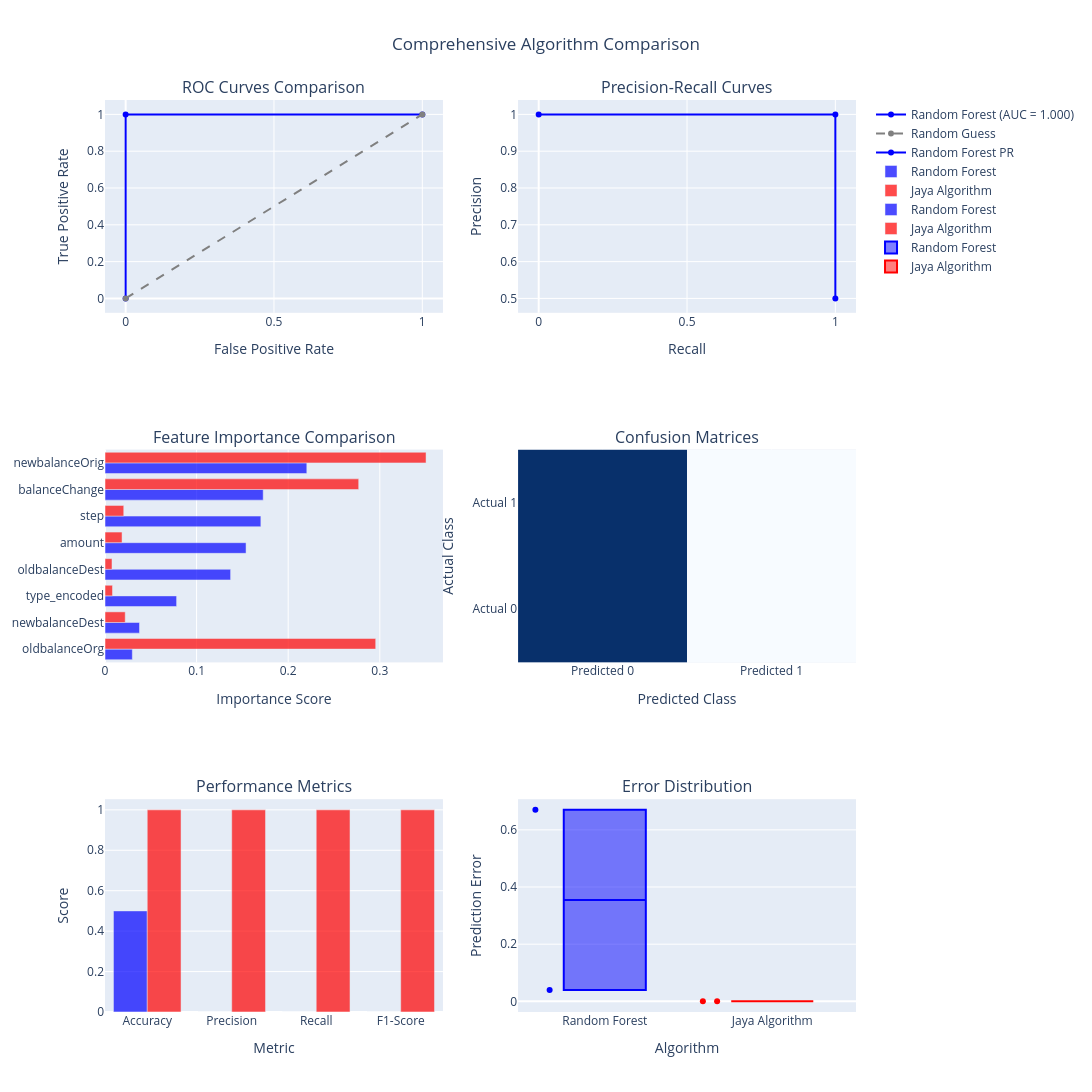

This figure's notebook cell:
### Code cell
# Create comprehensive algorithm comparison visualizations
from plotly.subplots import make_subplots
import plotly.graph_objects as go
import numpy as np
from sklearn.metrics import (roc_curve, precision_recall_curve, auc, confusion_matrix,
                           accuracy_score, precision_score, recall_score, f1_score)

# Create subplots for algorithm comparison
fig = make_subplots(
    rows=3, cols=2,
    subplot_titles=(
        'ROC Curves Comparison',
        'Precision-Recall Curves',
        'Feature Importance Comparison',
        'Confusion Matrices',
        'Performance Metrics',
        'Error Distribution'
    ),
    vertical_spacing=0.15,
    horizontal_spacing=0.1,
    specs=[
        [{"type": "xy"}, {"type": "xy"}],
        [{"type": "xy"}, {"type": "xy"}],
        [{"type": "xy"}, {"type": "xy"}]
    ]
)

# 1. ROC Curves
fpr_rf, tpr_rf, _ = roc_curve(y_test, rf_model.predict_proba(X_test)[:, 1])
auc_rf = auc(fpr_rf, tpr_rf)

fig.add_trace(
    go.Scatter(
        x=fpr_rf, 
        y=tpr_rf,
        name=f'Random Forest (AUC = {auc_rf:.3f})',
        line=dict(color='blue', width=2)
    ),
    row=1, col=1
)

# Add diagonal line for reference
fig.add_trace(
    go.Scatter(
        x=[0, 1],
        y=[0, 1],
        name='Random Guess',
        line=dict(color='gray', dash='dash')
    ),
    row=1, col=1
)

# 2. Precision-Recall Curves
precision_rf, recall_rf, _ = precision_recall_curve(y_test, rf_model.predict_proba(X_test)[:, 1])
fig.add_trace(
    go.Scatter(
        x=recall_rf,
        y=precision_rf,
        name='Random Forest PR',
        line=dict(color='blue', width=2)
    ),
    row=1, col=2
)

# 3. Feature Importance Comparison
feature_importance = pd.DataFrame({
    'Feature': features,
    'Random Forest': rf_model.feature_importances_,
    'Jaya Algorithm': abs(jaya_model.best_solution)
})

# Normalize Jaya weights for comparison
feature_importance['Jaya Algorithm'] = feature_importance['Jaya Algorithm'] / feature_importance['Jaya Algorithm'].sum()

# Sort by Random Forest importance
feature_importance = feature_importance.sort_values('Random Forest', ascending=True)

fig.add_trace(
    go.Bar(
        y=feature_importance['Feature'],
        x=feature_importance['Random Forest'],
        name='Random Forest',
        orientation='h',
        marker_color='blue',
        opacity=0.7
    ),
    row=2, col=1
)

fig.add_trace(
    go.Bar(
        y=feature_importance['Feature'],
        x=feature_importance['Jaya Algorithm'],
        name='Jaya Algorithm',
        orientation='h',
        marker_color='red',
        opacity=0.7
    ),
    row=2, col=1
)

# 4. Confusion Matrices
cm_rf = confusion_matrix(y_test, rf_pred)
cm_jaya = confusion_matrix(y_test, jaya_pred)

fig.add_trace(
    go.Heatmap(
        z=cm_rf,
        x=['Predicted 0', 'Predicted 1'],
        y=['Actual 0', 'Actual 1'],
        colorscale='Blues',
        name='RF Confusion Matrix',
        showscale=False
    ),
    row=2, col=2
)

# 5. Performance Metrics Comparison
metrics = ['Accuracy', 'Precision', 'Recall', 'F1-Score']
rf_metrics = [
    accuracy_score(y_test, rf_pred),
    precision_score(y_test, rf_pred),
    recall_score(y_test, rf_pred),
    f1_score(y_test, rf_pred)
]
jaya_metrics = [
    accuracy_score(y_test, jaya_pred),
    precision_score(y_test, jaya_pred),
    recall_score(y_test, jaya_pred),
    f1_score(y_test, jaya_pred)
]

fig.add_trace(
    go.Bar(
        x=metrics,
        y=rf_metrics,
        name='Random Forest',
        marker_color='blue',
        opacity=0.7
    ),
    row=3, col=1
)

fig.add_trace(
    go.Bar(
        x=metrics,
        y=jaya_metrics,
        name='Jaya Algorithm',
        marker_color='red',
        opacity=0.7
    ),
    row=3, col=1
)

# 6. Error Distribution
rf_errors = np.abs(y_test - rf_model.predict_proba(X_test)[:, 1])
jaya_errors = np.abs(y_test - jaya_pred)

fig.add_trace(
    go.Box(
        y=rf_errors,
        name='Random Forest',
        marker_color='blue',
        boxpoints='all'
    ),
    row=3, col=2
)

fig.add_trace(
    go.Box(
        y=jaya_errors,
        name='Jaya Algorithm',
        marker_color='red',
        boxpoints='all'
    ),
    row=3, col=2
)

# Update layout and axes labels
fig.update_layout(
    height=1200,
    width=1400,
    showlegend=True,
    title_text="Comprehensive Algorithm Comparison",
    title_x=0.5,
)

# Update axes labels
fig.update_xaxes(title_text="False Positive Rate", row=1, col=1)
fig.update_yaxes(title_text="True Positive Rate", row=1, col=1)
fig.update_xaxes(title_text="Recall", row=1, col=2)
fig.update_yaxes(title_text="Precision", row=1, col=2)
fig.update_xaxes(title_text="Importance Score", row=2, col=1)
fig.update_xaxes(title_text="Predicted Class", row=2, col=2)
fig.update_yaxes(title_text="Actual Class", row=2, col=2)
fig.update_xaxes(title_text="Metric", row=3, col=1)
fig.update_yaxes(title_text="Score", row=3, col=1)
fig.update_xaxes(title_text="Algorithm", row=3, col=2)
fig.update_yaxes(title_text="Prediction Error", row=3, col=2)

# Show the plot
fig.show()

# Print numerical summary
print("\nNumerical Summary of Results:")
print("-" * 50)
print("\nRandom Forest Metrics:")
print(f"Accuracy: {accuracy_score(y_test, rf_pred):.4f}")
print(f"Precision: {precision_score(y_test, rf_pred):.4f}")
print(f"Recall: {recall_score(y_test, rf_pred):.4f}")
print(f"F1-Score: {f1_score(y_test, rf_pred):.4f}")
print(f"AUC-ROC: {auc_rf:.4f}")

print("\nJaya Algorithm Metrics:")
print(f"Accuracy: {accuracy_score(y_test, jaya_pred):.4f}")
print(f"Precision: {precision_score(y_test, jaya_pred):.4f}")
print(f"Recall: {recall_score(y_test, jaya_pred):.4f}")
print(f"F1-Score: {f1_score(y_test, jaya_pred):.4f}")

### Figure 1 — Plotly figure (JSON) as saved in the notebook; plotly's stock layout.template omitted (floating-point values rounded to 4 significant figures)
{"data": [{"line": {"color": "blue", "width": 2}, "name": "Random Forest (AUC = 1.000)", "type": "scatter", "x": [0.0, 0.0, 1.0], "xaxis": "x", "y": [0.0, 1.0, 1.0], "yaxis": "y"}, {"line": {"color": "gray", "dash": "dash"}, "name": "Random Guess", "type": "scatter", "x": [0, 1], "xaxis": "x", "y": [0, 1], "yaxis": "y"}, {"line": {"color": "blue", "width": 2}, "name": "Random Forest PR", "type": "scatter", "x": [1.0, 1.0, 0.0], "xaxis": "x2", "y": [0.5, 1.0, 1.0], "yaxis": "y2"}, {"marker": {"color": "blue"}, "name": "Random Forest", "opacity": 0.7, "orientation": "h", "type": "bar", "x": [0.02985, 0.03767, 0.07818, 0.1371, 0.154, 0.1701, 0.1727, 0.2203], "xaxis": "x3", "y": ["oldbalanceOrg", "newbalanceDest", "type_encoded", "oldbalanceDest", "amount", "step", "balanceChange", "newbalanceOrig"], "yaxis": "y3"}, {"marker": {"color": "red"}, "name": "Jaya Algorithm", "opacity": 0.7, "orientation": "h", "type": "bar", "x": [0.2955, 0.02209, 0.008204, 0.007629, 0.01863, 0.02047, 0.277, 0.3505], "xaxis": "x3", "y": ["oldbalanceOrg", "newbalanceDest", "type_encoded", "oldbalanceDest", "amount", "step", "balanceChange", "newbalanceOrig"], "yaxis": "y3"}, {"colorscale": [[0, "rgb(247,251,255)"], [0.125, "rgb(222,235,247)"], [0.25, "rgb(198,219,239)"], [0.375, "rgb(158,202,225)"], [0.5, "rgb(107,174,214)"], [0.625, "rgb(66,146,198)"], [0.75, "rgb(33,113,181)"], [0.875, "rgb(8,81,156)"], [1, "rgb(8,48,107)"]], "name": "RF Confusion Matrix", "showscale": false, "type": "heatmap", "x": ["Predicted 0", "Predicted 1"], "xaxis": "x4", "y": ["Actual 0", "Actual 1"], "yaxis": "y4", "z": [[1, 0], [1, 0]]}, {"marker": {"color": "blue"}, "name": "Random Forest", "opacity": 0.7, "type": "bar", "x": ["Accuracy", "Precision", "Recall", "F1-Score"], "xaxis": "x5", "y": [0.5, 0, 0, 0], "yaxis": "y5"}, {"marker": {"color": "red"}, "name": "Jaya Algorithm", "opacity": 0.7, "type": "bar", "x": ["Accuracy", "Precision", "Recall", "F1-Score"], "xaxis": "x5", "y": [1, 1, 1, 1], "yaxis": "y5"}, {"boxpoints": "all", "marker": {"color": "blue"}, "name": "Random Forest", "type": "box", "xaxis": "x6", "y": [0.67, 0.04], "yaxis": "y6"}, {"boxpoints": "all", "marker": {"color": "red"}, "name": "Jaya Algorithm", "type": "box", "xaxis": "x6", "y": [0, 0], "yaxis": "y6"}], "layout": {"annotations": [{"font": {"size": 16}, "showarrow": false, "text": "ROC Curves Comparison", "x": 0.225, "xanchor": "center", "xref": "paper", "y": 1.0, "yanchor": "bottom", "yref": "paper"}, {"font": {"size": 16}, "showarrow": false, "text": "Precision-Recall Curves", "x": 0.775, "xanchor": "center", "xref": "paper", "y": 1.0, "yanchor": "bottom", "yref": "paper"}, {"font": {"size": 16}, "showarrow": false, "text": "Feature Importance Comparison", "x": 0.225, "xanchor": "center", "xref": "paper", "y": 0.6167, "yanchor": "bottom", "yref": "paper"}, {"font": {"size": 16}, "showarrow": false, "text": "Confusion Matrices", "x": 0.775, "xanchor": "center", "xref": "paper", "y": 0.6167, "yanchor": "bottom", "yref": "paper"}, {"font": {"size": 16}, "showarrow": false, "text": "Performance Metrics", "x": 0.225, "xanchor": "center", "xref": "paper", "y": 0.2333, "yanchor": "bottom", "yref": "paper"}, {"font": {"size": 16}, "showarrow": false, "text": "Error Distribution", "x": 0.775, "xanchor": "center", "xref": "paper", "y": 0.2333, "yanchor": "bottom", "yref": "paper"}], "height": 1200, "showlegend": true, "title": {"text": "Comprehensive Algorithm Comparison", "x": 0.5}, "width": 1400, "xaxis": {"anchor": "y", "domain": [0, 0.45], "title": {"text": "False Positive Rate"}}, "xaxis2": {"anchor": "y2", "domain": [0.55, 1], "title": {"text": "Recall"}}, "xaxis3": {"anchor": "y3", "domain": [0, 0.45], "title": {"text": "Importance Score"}}, "xaxis4": {"anchor": "y4", "domain": [0.55, 1], "title": {"text": "Predicted Class"}}, "xaxis5": {"anchor": "y5", "domain": [0, 0.45], "title": {"text": "Metric"}}, "xaxis6": {"anchor": "y6", "domain": [0.55, 1], "title": {"text": "Algorithm"}}, "yaxis": {"anchor": "x", "domain": [0.7667, 1.0], "title": {"text": "True Positive Rate"}}, "yaxis2": {"anchor": "x2", "domain": [0.7667, 1.0], "title": {"text": "Precision"}}, "yaxis3": {"anchor": "x3", "domain": [0.3833, 0.6167]}, "yaxis4": {"anchor": "x4", "domain": [0.3833, 0.6167], "title": {"text": "Actual Class"}}, "yaxis5": {"anchor": "x5", "domain": [0, 0.2333], "title": {"text": "Score"}}, "yaxis6": {"anchor": "x6", "domain": [0, 0.2333], "title": {"text": "Prediction Error"}}}}
